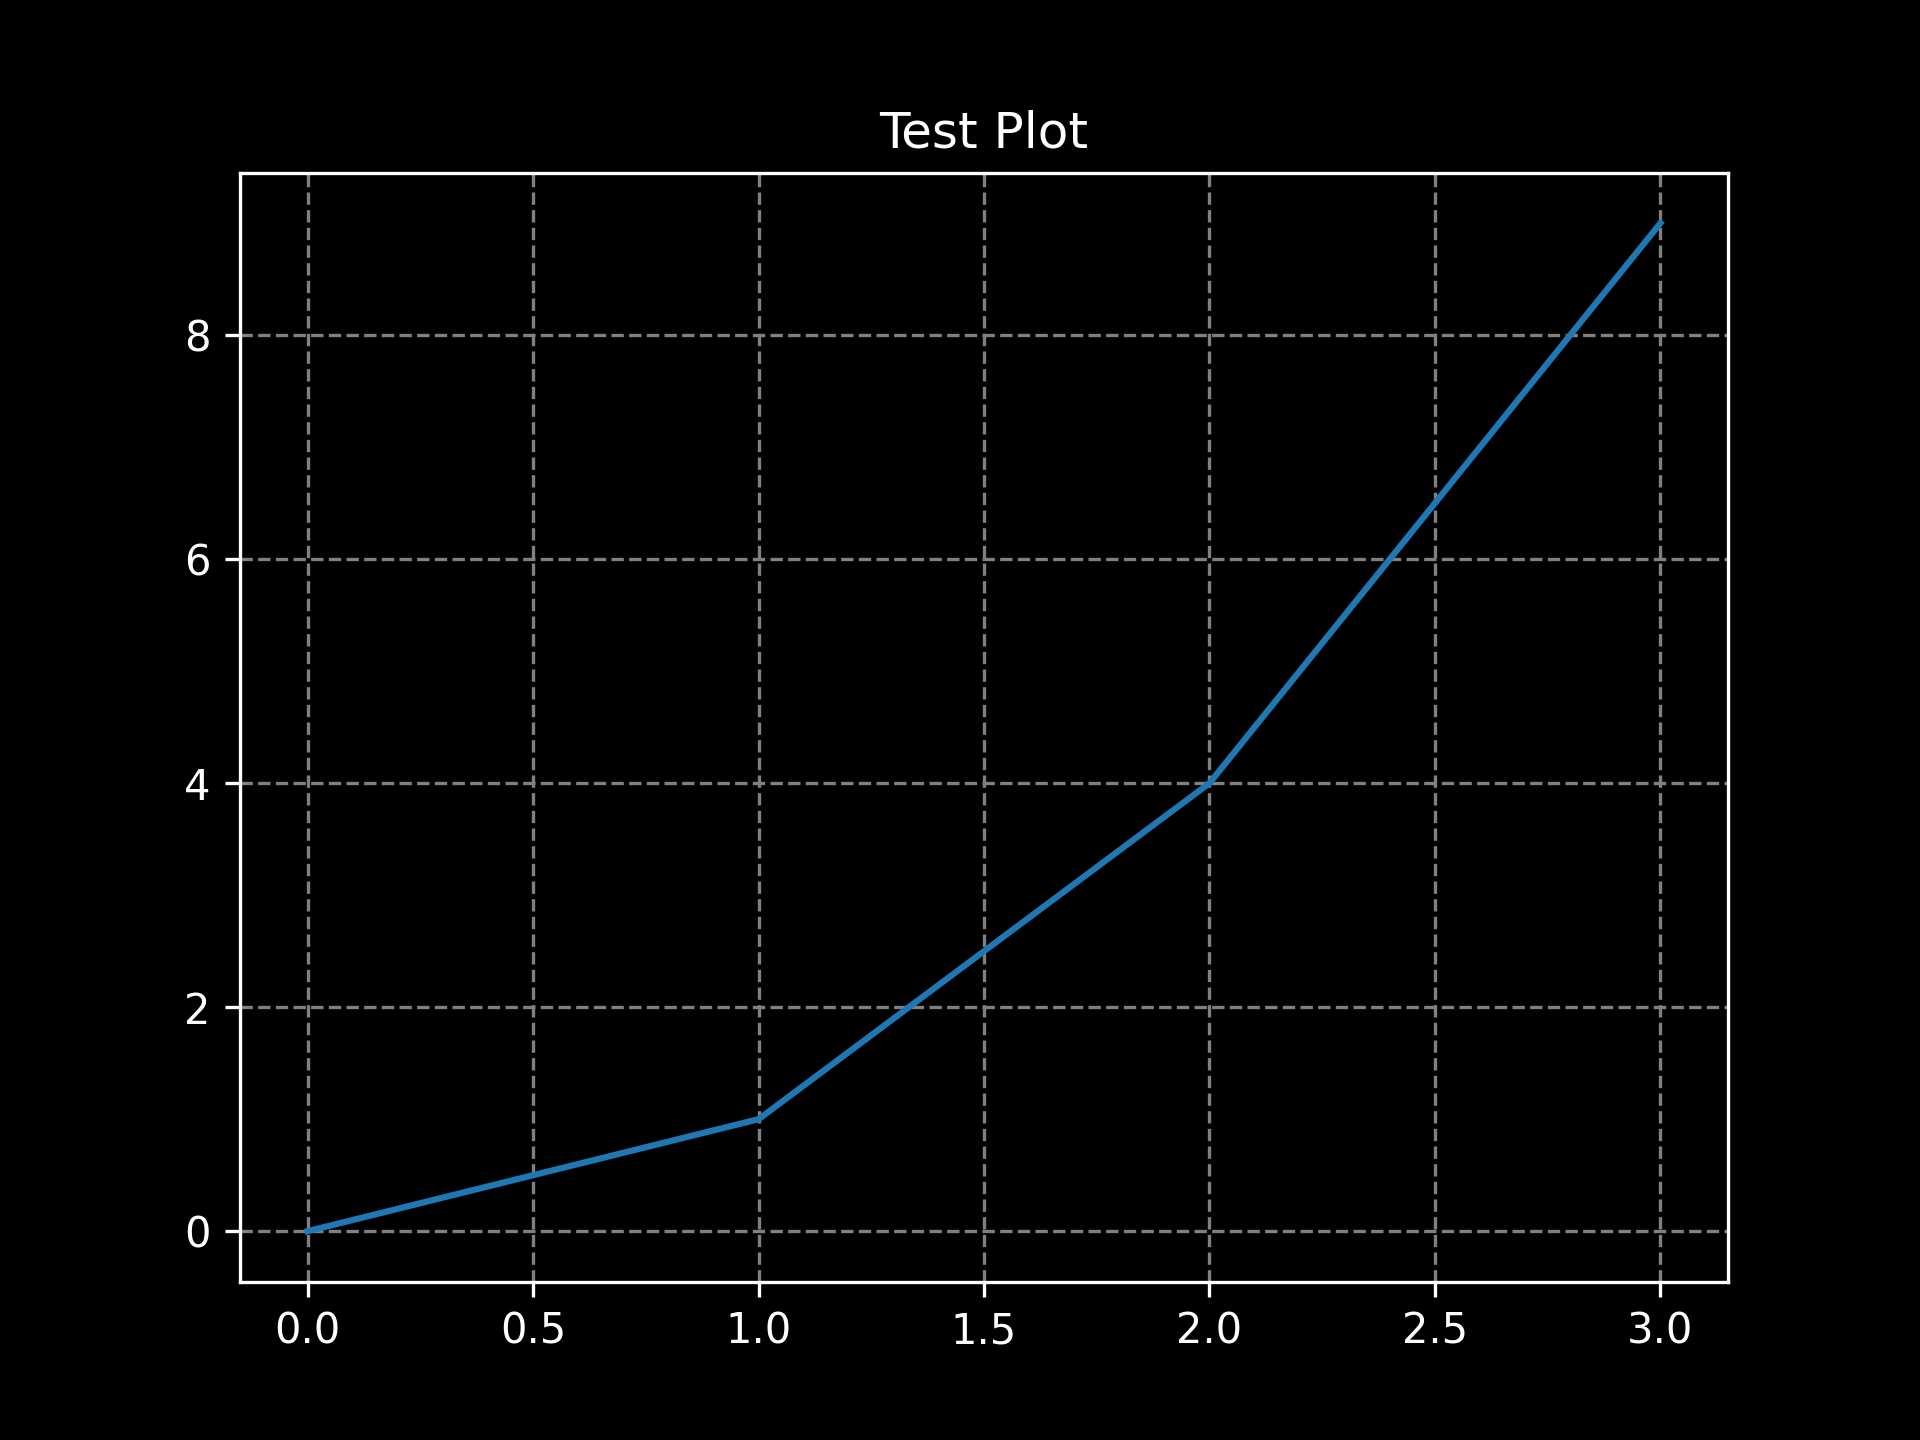

Write Python code to recreate this figure.
# test_plot.py
import matplotlib.pyplot as plt
import matplotlib

# Print the location of the matplotlibrc file being used
print("Using matplotlibrc file from:", matplotlib.matplotlib_fname())

# Print some key configuration parameters to verify they are set correctly
print("axes.facecolor:", plt.rcParams['axes.facecolor'])
print("figure.facecolor:", plt.rcParams['figure.facecolor'])
print("text.color:", plt.rcParams['text.color'])

# Generate a simple plot
plt.plot([0, 1, 2, 3], [0, 1, 4, 9])
plt.title('Test Plot')
plt.grid(True)
# Display the plot
plt.show()
